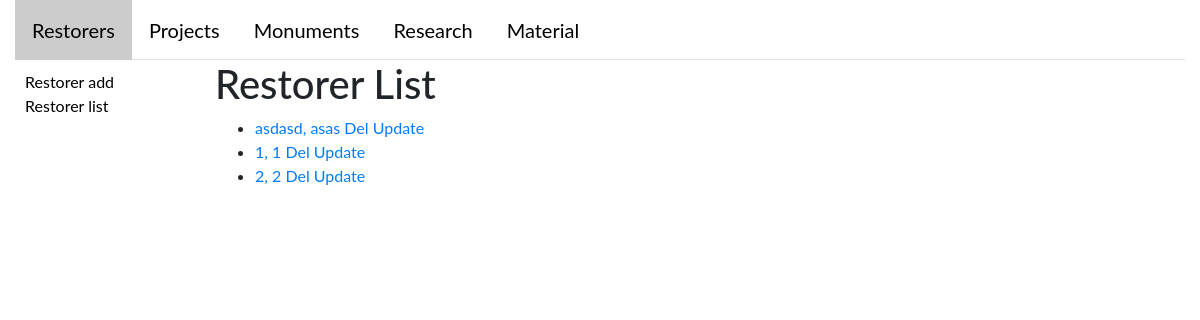
Page /restorer/list on the earlier database version.
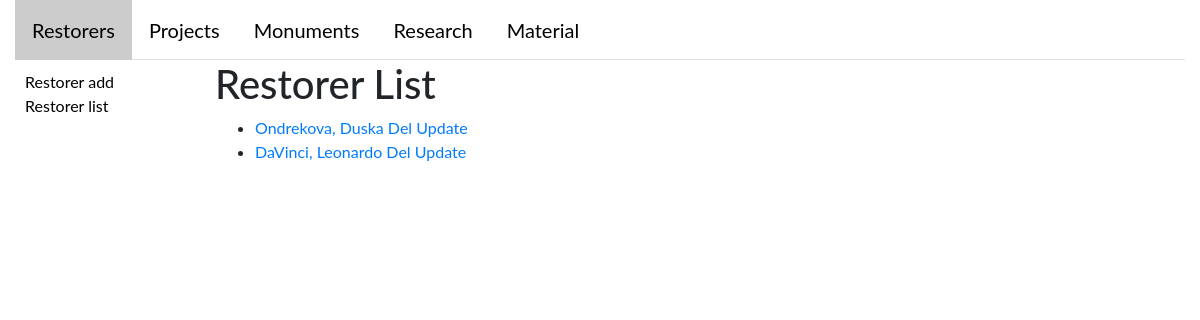
Same page on the later database version.
### catalogWeb/models.py (models this page shows)
class Restorer(AlbumMixin, models.Model):
    first_name = models.CharField(max_length=45)
    last_name = models.CharField(max_length=45)
    description = models.CharField(max_length=200)
    album = models.OneToOneField('album.Album', null=True)
    def __str__(self):
        return '%s, %s' % (self.last_name, self.first_name)

### catalogWeb/views/restorer.py (the view)
# urls.py: url(r'restorer/list', views.RestorerListView.as_view(), name='restorerList'),
class RestorerListView(generic.ListView):
    model = Restorer
    template_name = 'catalogWeb/restorer/restorer_list.html'
    paginate_by = 10
    @add_tab_name(TAB_NAME)
    def get_context_data(self, **kwargs):
        return super().get_context_data(**kwargs)

### catalogWeb/helpers.py (called while the page is built)
def add_tab_name(tab_name):
    def real_decorator(func):
        def wrapper(*args, **kwargs):
            context = func(*args, **kwargs)
            context['tab_name'] = tab_name
            return context
        return wrapper
    return real_decorator

### catalogWeb/templates/catalogWeb/restorer/restorer_list.html
{% extends "base_generic.html" %}
{% block sidebar %}
  <ul class="sidebar-nav  flex-column">
    <li><a href="{% url 'restorerCreate' %}">Restorer add</a></li>
    <li><a href="{% url 'restorerList' %}">Restorer list</a></li>
  </ul>
{% endblock sidebar %}
{% block content %}
    <h1>Restorer List</h1>
    {% if restorer_list %}
    <ul>
      {% for restorer in restorer_list %}
      <li>
        <a href="{% url 'restorerDetail' restorer.id %}"> {{  restorer }}</a>
          <a href="{% url 'restorerDelete' restorer.id %}"> Del</a>
            <a href="{% url 'restorerUpdate' restorer.id %}"> Update</a>
      </li>
      {% endfor %}
    </ul>
    {% else %}
      <p>There are no books in the library.</p>
    {% endif %}
{% endblock %}

Differences in the rows shown:
removed Restorer: last_name+first_name "asdasd, asas"
removed Restorer: last_name+first_name "1, 1"
removed Restorer: last_name+first_name "2, 2"
added Restorer: last_name+first_name "Ondrekova, Duska"
added Restorer: last_name+first_name "DaVinci, Leonardo"
